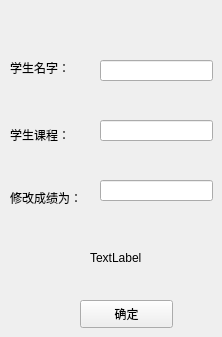
        <widget class="QWidget" name="page_22">
         <widget class="QPushButton" name="pushButton_35">
          <property name="geometry">
           <rect>
            <x>80</x>
            <y>300</y>
            <width>93</width>
            <height>28</height>
           </rect>
          </property>
          <property name="text">
           <string>确定</string>
          </property>
         </widget>
         <widget class="QLineEdit" name="lineEdit_9">
          <property name="geometry">
           <rect>
            <x>100</x>
            <y>60</y>
            <width>113</width>
            <height>21</height>
           </rect>
          </property>
         </widget>
         <widget class="QLineEdit" name="lineEdit_10">
          <property name="geometry">
           <rect>
            <x>100</x>
            <y>120</y>
            <width>113</width>
            <height>21</height>
           </rect>
          </property>
         </widget>
         <widget class="QLabel" name="label_23">
          <property name="geometry">
           <rect>
            <x>10</x>
            <y>60</y>
            <width>72</width>
            <height>15</height>
           </rect>
          </property>
          <property name="text">
           <string>学生名字：</string>
          </property>
         </widget>
         <widget class="QLabel" name="label_24">
          <property name="geometry">
           <rect>
            <x>10</x>
            <y>124</y>
            <width>72</width>
            <height>21</height>
           </rect>
          </property>
          <property name="text">
           <string>学生课程：</string>
          </property>
         </widget>
         <widget class="QLabel" name="label_41">
          <property name="geometry">
           <rect>
            <x>10</x>
            <y>190</y>
            <width>81</width>
            <height>16</height>
           </rect>
          </property>
          <property name="text">
           <string>修改成绩为：</string>
          </property>
         </widget>
         <widget class="QLineEdit" name="lineEdit_11">
          <property name="geometry">
           <rect>
            <x>100</x>
            <y>180</y>
            <width>113</width>
            <height>21</height>
           </rect>
          </property>
         </widget>
         <widget class="QLabel" name="label_42">
          <property name="geometry">
           <rect>
            <x>90</x>
            <y>250</y>
            <width>72</width>
            <height>15</height>
           </rect>
          </property>
          <property name="text">
           <string>TextLabel</string>
          </property>
         </widget>
        </widget>
